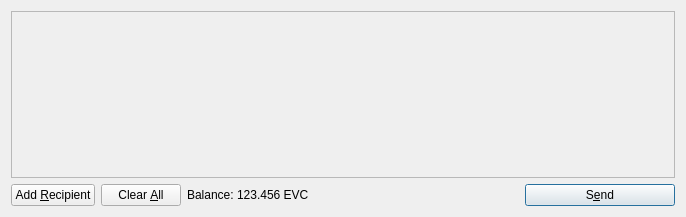
<?xml version="1.0" encoding="UTF-8"?>
<ui version="4.0">
 <class>SendCoinsDialog</class>
 <widget class="QDialog" name="SendCoinsDialog">
  <property name="geometry">
   <rect>
    <x>0</x>
    <y>0</y>
    <width>686</width>
    <height>217</height>
   </rect>
  </property>
  <property name="windowTitle">
   <string>Send Coins</string>
  </property>
  <layout class="QVBoxLayout" name="verticalLayout">
   <item>
    <widget class="QScrollArea" name="scrollArea">
     <property name="widgetResizable">
      <bool>true</bool>
     </property>
     <widget class="QWidget" name="scrollAreaWidgetContents">
      <property name="geometry">
       <rect>
        <x>0</x>
        <y>0</y>
        <width>666</width>
        <height>165</height>
       </rect>
      </property>
      <layout class="QVBoxLayout" name="verticalLayout_2">
       <property name="margin">
        <number>0</number>
       </property>
       <item>
        <layout class="QVBoxLayout" name="entries">
         <property name="spacing">
          <number>6</number>
         </property>
        </layout>
       </item>
       <item>
        <spacer name="verticalSpacer">
         <property name="orientation">
          <enum>Qt::Vertical</enum>
         </property>
         <property name="sizeHint" stdset="0">
          <size>
           <width>20</width>
           <height>40</height>
          </size>
         </property>
        </spacer>
       </item>
      </layout>
     </widget>
    </widget>
   </item>
   <item>
    <layout class="QHBoxLayout" name="horizontalLayout">
     <item>
      <widget class="QPushButton" name="addButton">
       <property name="toolTip">
        <string>Send to multiple recipients at once</string>
       </property>
       <property name="text">
        <string>Add &amp;Recipient</string>
       </property>
       <property name="icon">
        <iconset resource="../bitcoin.qrc">
         <normaloff>:/icons/add</normaloff>:/icons/add</iconset>
       </property>
       <property name="autoDefault">
        <bool>false</bool>
       </property>
      </widget>
     </item>
     <item>
      <widget class="QPushButton" name="clearButton">
       <property name="sizePolicy">
        <sizepolicy hsizetype="Minimum" vsizetype="Fixed">
         <horstretch>0</horstretch>
         <verstretch>0</verstretch>
        </sizepolicy>
       </property>
       <property name="toolTip">
        <string>Remove all transaction fields</string>
       </property>
       <property name="text">
        <string>Clear &amp;All</string>
       </property>
       <property name="icon">
        <iconset resource="../bitcoin.qrc">
         <normaloff>:/icons/remove</normaloff>:/icons/remove</iconset>
       </property>
       <property name="autoRepeatDelay">
        <number>300</number>
       </property>
       <property name="autoDefault">
        <bool>false</bool>
       </property>
      </widget>
     </item>
     <item>
      <layout class="QHBoxLayout" name="horizontalLayout_2">
       <property name="spacing">
        <number>3</number>
       </property>
       <item>
        <widget class="QLabel" name="label">
         <property name="text">
          <string>Balance:</string>
         </property>
        </widget>
       </item>
       <item>
        <widget class="QLabel" name="labelBalance">
         <property name="cursor">
          <cursorShape>IBeamCursor</cursorShape>
         </property>
         <property name="text">
          <string>123.456 EVC</string>
         </property>
         <property name="textInteractionFlags">
          <set>Qt::LinksAccessibleByMouse|Qt::TextSelectableByKeyboard|Qt::TextSelectableByMouse</set>
         </property>
        </widget>
       </item>
      </layout>
     </item>
     <item>
      <spacer name="horizontalSpacer">
       <property name="orientation">
        <enum>Qt::Horizontal</enum>
       </property>
       <property name="sizeHint" stdset="0">
        <size>
         <width>40</width>
         <height>20</height>
        </size>
       </property>
      </spacer>
     </item>
     <item>
      <widget class="QPushButton" name="sendButton">
       <property name="minimumSize">
        <size>
         <width>150</width>
         <height>0</height>
        </size>
       </property>
       <property name="toolTip">
        <string>Confirm the send action</string>
       </property>
       <property name="text">
        <string>S&amp;end</string>
       </property>
       <property name="icon">
        <iconset resource="../bitcoin.qrc">
         <normaloff>:/icons/send</normaloff>:/icons/send</iconset>
       </property>
       <property name="default">
        <bool>true</bool>
       </property>
      </widget>
     </item>
    </layout>
   </item>
  </layout>
 </widget>
 <resources>
  <include location="../bitcoin.qrc"/>
 </resources>
 <connections/>
</ui>
